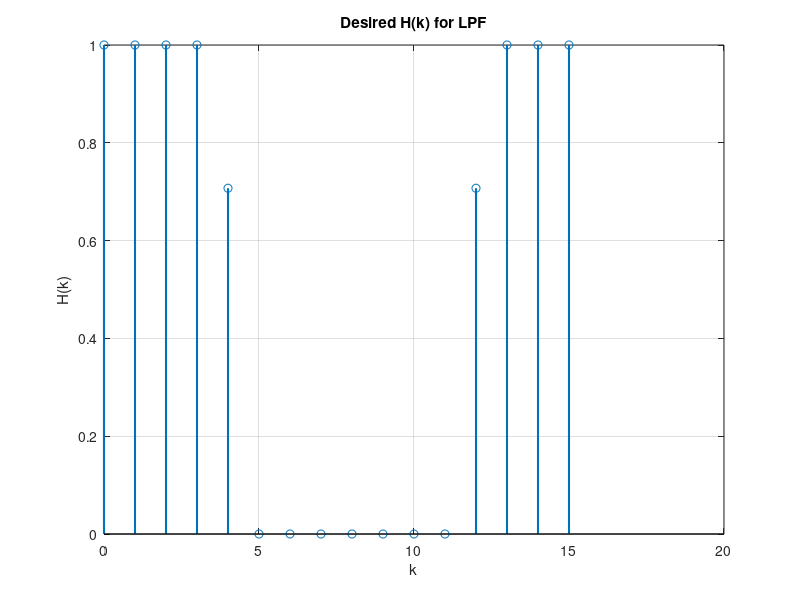
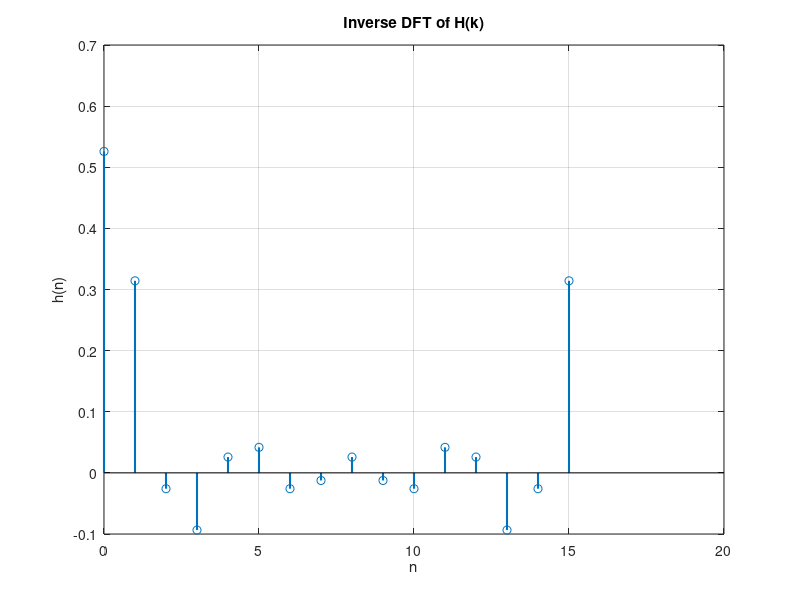
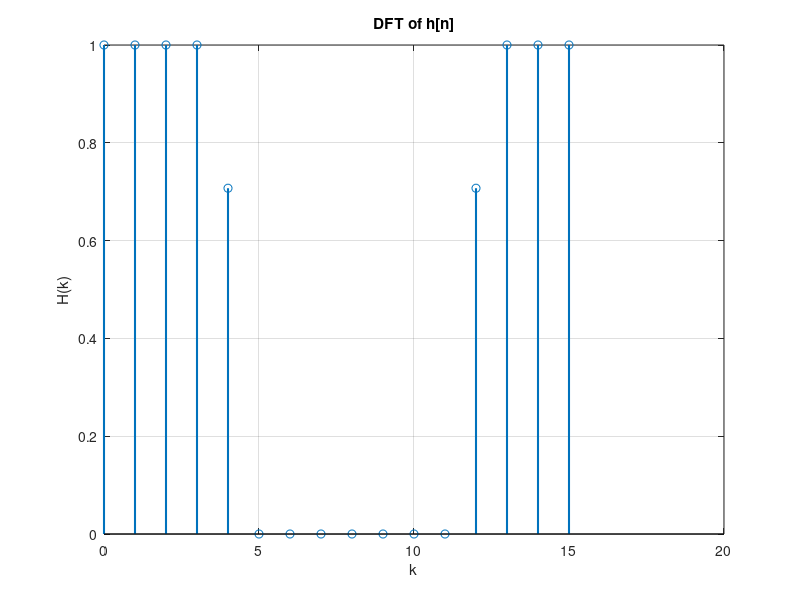
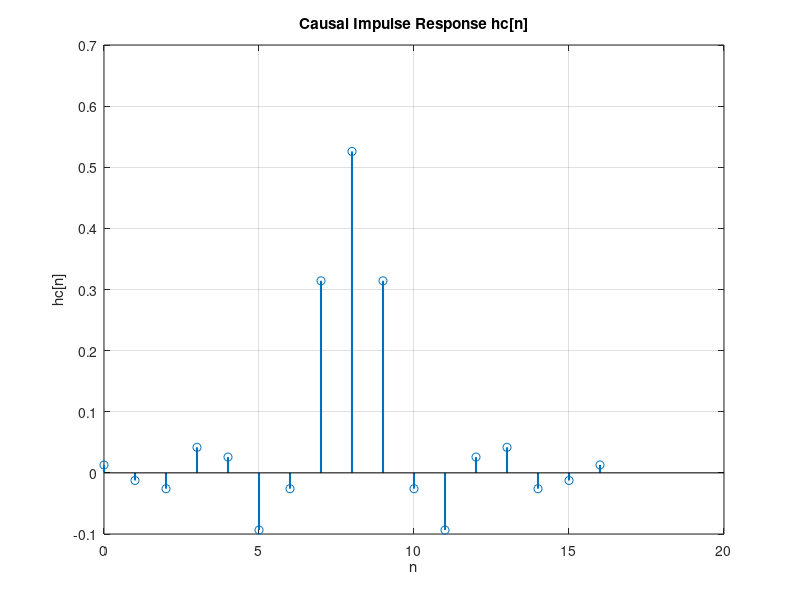

Write the MATLAB code that produced these figures, in order.
% Author: O. Sowatzke
%
% Updated: 11/21/2023
%
% Subject: Script contains code for Homework 6
%

%% Problem 1a)
% length of array H
N = 16;

% cutoff frequency of filter
omega_c = 0.5*pi;

% create empty array for filter H
H = zeros(N,1);

% Frequency samples
omega_k = 2*pi*(0:N-1)/N;

% Find samples corresponding to cutoff frequency
[~, idx1] = min(abs(omega_k - omega_c));
[~, idx2] = min(abs(omega_k - (2*pi - omega_c)));

% Populate samples corresponding to cutoff frequency
H(idx1) = sqrt(2)/2;
H(idx2) = sqrt(2)/2;

% Create index k
k = 0:(N-1);

% Populate samples corresponding to passband of H
H(1:(idx1-1)) = 1;
H((idx2+1):end) = 1;

% Plot the array H
figure(1);
clf;
stem(k, H, 'LineWidth', 1.5);
title('Desired H(k) for LPF');
xlabel('k');
ylabel('H(k)')
grid on;

%% Problem 1b)
% %ake the inverse DFT of the samples of the array H
h = ifft(H);

% Take the real part of h only since H is real and even.
h = real(h);

% Plot the resulting impulse response
figure(2);
clf;
n = 0:(N-1);
stem(n,h,'LineWidth',1.5);
grid on;
xlabel('n');
ylabel('h(n)');
title('Inverse DFT of H(k)')

%% Problem 1c)
% Compute the DFT samples corresponding to the filter h
H = fft(h);

% Plot the DFT samples
figure(3)
clf;
stem(k,abs(H),'LineWidth',1.5);
grid on;
xlabel('k');
ylabel('H(k)');
title('DFT of h[n]');

%% Problem 1d)
% Create causal impulse response hc
hc = fftshift(h);
hc(1) = hc(1)/2;
hc = [hc; hc(1)];
n = 0:(length(hc)-1);

% Plot the causal impulse response
figure(4);
clf;
stem(n, hc, 'Linewidth', 1.5);
xlabel('n');
ylabel('hc[n]')
title('Causal Impulse Response hc[n]');
grid on;

% Compare the resulting frequency response to the original H(k) samples
Hc = fft(hc,512);
f = 2*(0:511)/512;
figure(5)
clf;
plot(f,abs(Hc),'LineWidth',1.5);
hold on;
f = 2*(0:15)/16;
stem(f,abs(H),'LineWidth',1.5)
grid on;
xlabel('Normalized Frequency (\times \pi rad/sample');
ylabel('Magnitude');
title('Comparison of Hc(e^{j\omega}) to H(k)')
legend('Hc(e^{j\omega})','H(k)');

% Now compare the frequency response to the original H(k) samples if we
% simply duplicated the last sample
hc2 = [2*hc(1); hc(2:(end-1)); 2*hc(end)];
Hc2 = fft(hc2,512);
f = 2*(0:511)/512;
figure(6)
clf;
plot(f,abs(Hc2),'LineWidth',1.5);
hold on;
f = 2*(0:15)/16;
stem(f,abs(H),'LineWidth',1.5)
grid on;
xlabel('Normalized Frequency (\times \pi rad/sample');
ylabel('Magnitude');
title('Comparison of Hc(e^{j\omega}) to H(k)')
legend('Hc(e^{j\omega})','H(k)');
